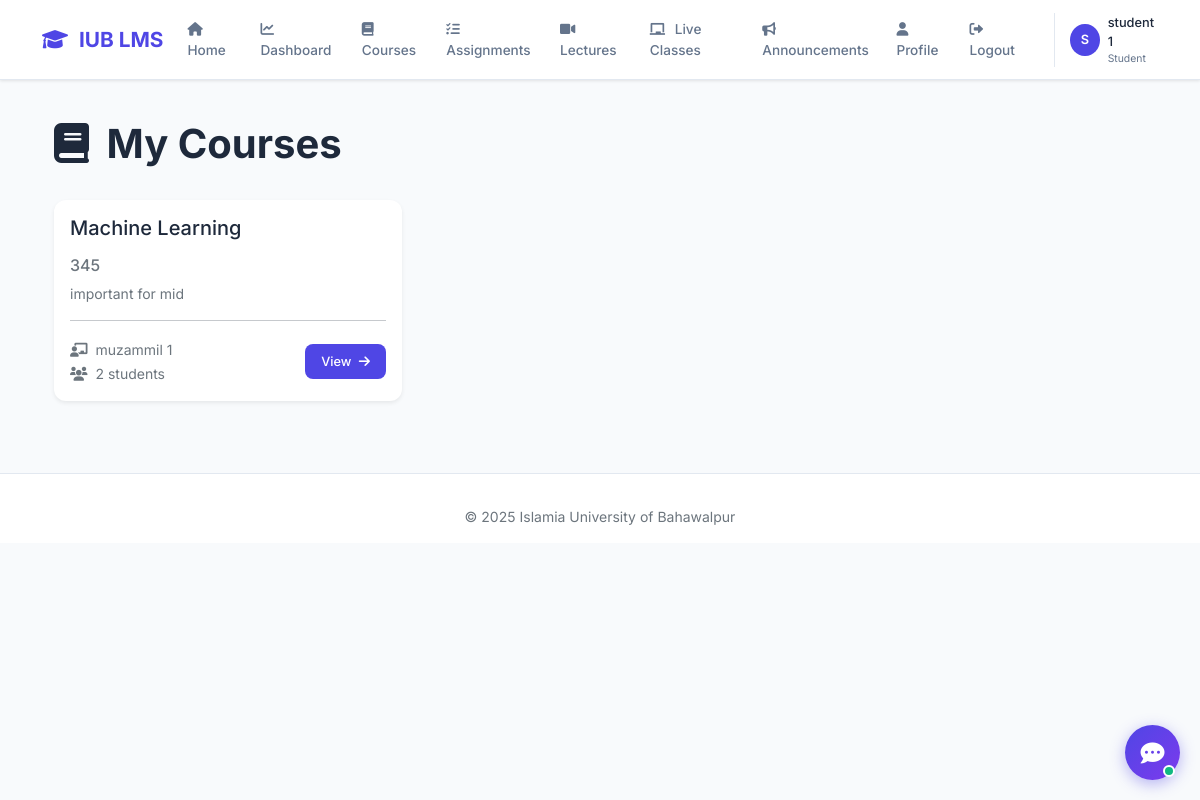
The page /courses/ (signed in) on the database its author committed.
### accounts/models.py (models this page shows, shortened)
class CustomUser(AbstractUser):
    ROLE_CHOICES = (
        ('admin', 'Admin'),
        ('teacher', 'Teacher'),
        ('student', 'Student'),
    )
    role = models.CharField(max_length=10, choices=ROLE_CHOICES, default='student')
    phone = models.CharField(max_length=15, blank=True)
    profile_pic = models.ImageField(upload_to='profile_pics/', blank=True, null=True)
    bio = models.TextField(max_length=500, blank=True)

### courses/models.py (models this page shows, shortened)
class Course(models.Model):
    course_id = models.CharField(max_length=20, unique=True)
    course_code = models.CharField(max_length=10)
    title = models.CharField(max_length=200)
    description = models.TextField()
    teacher = models.ForeignKey(settings.AUTH_USER_MODEL, on_delete=models.SET_NULL, null=True, limit_choices_to={'role': 'teacher'})
    students = models.ManyToManyField(settings.AUTH_USER_MODEL, related_name='enrolled_courses', blank=True, limit_choices_to={'role': 'student'})
    created_at = models.DateTimeField(auto_now_add=True)
    updated_at = models.DateTimeField(auto_now=True)
    is_active = models.BooleanField(default=True)
    def get_enrollment_count(self):
        return self.students.count()

### courses/views.py (the view)
# urls.py: path('', views.course_list, name='course_list'),
@login_required
def course_list(request):
    if request.user.role == 'admin':
        courses = Course.objects.all()
    elif request.user.role == 'teacher':
        courses = Course.objects.filter(teacher=request.user)
    else:
        courses = request.user.enrolled_courses.all()
    return render(request, 'courses/course_list.html', {'courses': courses})

### templates/courses/course_list.html (shortened to what this page needs)
{% extends 'base.html' %}
{% load static %}
{% block content %}
<div class="container py-4">
    <div class="d-flex justify-content-between align-items-center mb-4">
        <h1 class="fw-bold">
            <i class="fas fa-book me-2" style="color: var(--accent);"></i> My Courses
        </h1>
    </div>
    <div class="row g-4">
        {% for course in courses %}
        <div class="col-md-4">
            <div class="card h-100 border-0 shadow-sm">
                <div class="card-body">
                    <div class="d-flex justify-content-between align-items-start mb-2">
                        <h5 class="card-title">{{ course.title }}</h5>
                    </div>
                    <h6 class="text-muted mb-2">{{ course.course_code }}</h6>
                    <p class="card-text small text-muted">{{ course.description|truncatewords:20 }}</p>
                    <hr>
                    <div class="d-flex justify-content-between align-items-center">
                        <div>
                            <small class="text-muted">
                                <i class="fas fa-chalkboard-user me-1"></i>
                                {{ course.teacher.get_full_name|default:course.teacher.username|default:"Not assigned" }}
                            </small>
                            <br>
                            <small class="text-muted">
                                <i class="fas fa-users me-1"></i> {{ course.get_enrollment_count }} students
                            </small>
                        </div>
                        <a href="{% url 'course_detail' course.id %}" class="btn btn-primary btn-sm">
                            View <i class="fas fa-arrow-right ms-1"></i>
                        </a>
                    </div>
                </div>
            </div>
        </div>
        {% endfor %}
    </div>
</div>
{% endblock %}

### templates/base.html (shortened to what this page needs)
<!DOCTYPE html>
<html lang="en">
<head>
    <link href="https://cdn.jsdelivr.net/npm/bootstrap@5.1.3/dist/css/bootstrap.min.css" rel="stylesheet">
    <link rel="stylesheet" href="https://cdnjs.cloudflare.com/ajax/libs/font-awesome/6.0.0/css/all.min.css">
</head>
<body>
    {% if user.is_authenticated %}
    <nav class="navbar navbar-expand-lg">
        <div class="container">
            <a class="navbar-brand" href="{% url 'dashboard' %}">
                <i class="fas fa-graduation-cap"></i> IUB LMS
            </a>
            <div class="collapse navbar-collapse" id="navbarNav">
                <ul class="navbar-nav ms-auto">
                    <li class="nav-item"><a class="nav-link" href="{% url 'home' %}"><i class="fas fa-home"></i> Home</a></li>
                    <li class="nav-item"><a class="nav-link" href="{% url 'dashboard' %}"><i class="fas fa-chart-line"></i> Dashboard</a></li>
                    <li class="nav-item"><a class="nav-link" href="{% url 'course_list' %}"><i class="fas fa-book"></i> Courses</a></li>
                    <li class="nav-item"><a class="nav-link" href="{% url 'assignment_list' %}"><i class="fas fa-tasks"></i> Assignments</a></li>
                    <li class="nav-item"><a class="nav-link" href="{% url 'lecture_list_all' %}"><i class="fas fa-video"></i> Lectures</a></li>
                    <li class="nav-item"><a class="nav-link" href="{% url 'live_class_list_all' %}"><i class="fas fa-chalkboard"></i> Live Classes</a></li>
                    <li class="nav-item"><a class="nav-link" href="{% url 'announcements' %}"><i class="fas fa-bullhorn"></i> Announcements</a></li>
                    <li class="nav-item"><a class="nav-link" href="{% url 'profile' %}"><i class="fas fa-user"></i> Profile</a></li>
                    <li class="nav-item"><a class="nav-link" href="{% url 'logout' %}"><i class="fas fa-sign-out-alt"></i> Logout</a></li>
                </ul>
                <div class="user-menu">
                    <div class="user-avatar">{{ user.username|first|upper }}</div>
                    <div>
                        <div class="user-name">{{ user.get_full_name|default:user.username }}</div>
                        <div class="user-role">{{ user.get_role_display }}</div>
                    </div>
                </div>
            </div>
        </div>
    </nav>
    {% endif %}
    <main class="container fade-in mt-3">
        {% block content %}
        {% endblock %}
    </main>
    <footer class="footer">
        <div class="container text-center">
            <p class="small text-muted mb-0">&copy; 2025 Islamia University of Bahawalpur</p>
        </div>
    </footer>
</body>
</html>

### templates/base.html (style rules this page uses)
:root { --primary: #4f46e5; --bg-light: #f8fafc; --text-dark: #1e293b; --text-muted: #64748b; --border: #e2e8f0; --shadow: 0 1px 3px rgba(0,0,0,0.1); }
* { margin: 0; padding: 0; box-sizing: border-box; }
body { font-family: 'Inter', sans-serif; background: var(--bg-light); color: var(--text-dark); }
.navbar { background: white; padding: 0.7rem 0; box-shadow: var(--shadow); border-bottom: 1px solid var(--border); }
.navbar-brand { font-size: 1.3rem; font-weight: 700; color: var(--primary) !important; }
.navbar-brand i { margin-right: 6px; }
.nav-link { color: var(--text-muted); font-weight: 500; font-size: 0.85rem; padding: 0.5rem 1rem; }
.nav-link i { margin-right: 6px; }
.user-menu { display: flex; align-items: center; gap: 8px; margin-left: 15px; padding-left: 15px; border-left: 1px solid var(--border); }
.user-avatar { width: 32px; height: 32px; background: var(--primary); border-radius: 50%; display: flex; align-items: center; justify-content: center; color: white; font-weight: 600; font-size: 0.8rem; }
.user-name { font-size: 0.8rem; font-weight: 500; color: var(--text-dark); }
.user-role { font-size: 0.65rem; color: var(--text-muted); }
.card { border: none; border-radius: 12px; box-shadow: var(--shadow); background: white; }
.btn-primary { background: var(--primary); border: none; border-radius: 8px; padding: 0.5rem 1rem; font-size: 0.8rem; font-weight: 500; }
.footer { background: white; border-top: 1px solid var(--border); padding: 2rem 0 1rem; margin-top: 3rem; }
.fade-in { animation: fadeIn 0.3s ease-out; }

### rows shown on the page
CustomUser: username|first "S", get_full_name "student 1", role "Student"
Course: title "Machine Learning", course_code "345", description "important for mid", teacher.get_full_name "muzammil 1", get_enrollment_count "2"
